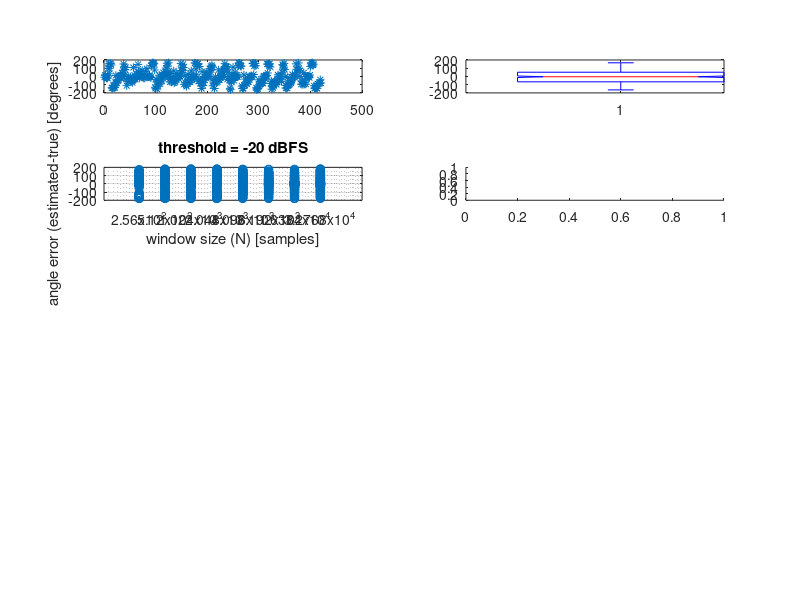

Source code (MATLAB): (Note: this script raises an error after producing the figure.)
%load('points.mat');
load('points_seb_geo_tunning.mat');
%load('points_seb_srp_tunning.mat');
%load('points_jfmp_geo_tunning.mat');
%load('points_jfmp_srp_tunning.mat');

%N = [ 256 512 1024 2048 4096 8192 16384 32768 ];
%position_vec = [ 0 160 -135 -70 ];

%th_min = -30;
%th_step = 5;
%th_max = -10;
%th = th_min:th_step:th_max;

% xx = ones(length(th),1) * N ;
% yy = th' * ones(1, length(N));

% surf(xx, yy, err_mtx)
% surf(xx, yy, xx)

% xlabel('N')
% ylabel('th')
% zlabel('error')

% m = 1;
m = find( th == -20 );
%n = 1;
n = find( N == 16384 ) ;

%err = zeros(13, 420);
%err = cell2mat(ang_cell{m,n}(:)) - cell2mat(true_ang_cell{m,n}(:));

clf

subplot(5,2,1)
plot( ang_cell{m,n},'*');
subplot(5,2,2)
boxplot( ang_cell{m,n}, 'notch', 'on' )


col = @(x)reshape(x,numel(x),1); % function to reshape any matrix to a column vector
row = @(x)reshape(x,1,numel(x)); % function to reshape any matrix to a row vector
cell2col    = @(C)col( cell2mat(row(C)) ); % function to convert cells to a single column vector
cell2row    = @(C)row( cell2mat(row(C)) ); % function to convert cells to a single row vector

cell2counts = @(C)row( cellfun(@(x)sum(~isnan(x)),C) ); % function to count valid points in cells. Returns a row vector.

% functions to get a column[/row] vector with the id of the cells (id's are arbitrary increasing numbers)
cellid2col = @(C)col( cell2mat( arrayfun(@(I)I*ones(numel(C{I}),1),col(1:numel(C)),'uni',0) ) );
cellid2row = @(C)row( cell2mat( arrayfun(@(I)I*ones(numel(C{I}),1),col(1:numel(C)),'uni',0) ) );

plot2=@(C,varargin)plot( cellid2col(C), cell2col(C), varargin{:} );
plot3=@(C,X,varargin)plot( X(cellid2col(C)), cell2col(C), varargin{:} );
boxplot2=@(C,varargin)boxplot( cell2row(C), cellid2row(C) , varargin{:} );
boxplot3=@(C,X,varargin)boxplot( cell2row(C), X(cellid2row(C)) , varargin{:} );


angles      = cell2col(   ang_cell(m,:) );
true_angles = cell2col(   true_ang_cell(m,:) );
counts      = cell2counts(   ang_cell(m,:) );
err = angles - true_angles ;
err = err + 360 * (err <= -180) ;
err = err - 360 * (err > 180) ;
ids         = cellid2col( ang_cell(m,:) );
x = N(ids) ;

subplot(5,2,3)
%plot(x,angles,'o')
plot(x,err,'o')
%plot2( ang_cell(m,:), 'o' )
%plot3( ang_cell(m,:), N, 'o' )
set(gca,'xscale','log')
set(gca,'xtick',N, 'XMinorTick','off')
grid on
xlabel('window size (N) [samples]')
ylabel('angle error (estimated-true) [degrees]')
title(sprintf('threshold = %d dBFS',th(m)))

subplot(5,2,4)
%boxplot( angles, x, 'notch', 'on' )
%boxplot( err, x, 'notch', 'on' )
boxplot( err, x, 'notch', 'on', 'Widths', .8*counts/max(counts)+.0001 )
%boxplot2( ang_cell(m,:), 'notch', 'on' )
%boxplot3( ang_cell(m,:), N, 'notch', 'on' )
grid on
xlabel('window size (N) [samples]')
ylabel('angle error (estimated-true) [degrees]')
title(sprintf('threshold = %d dBFS \n Box widths are proportional to sample size.',th(m)))
set(gca,'ytick',[-180 -90 0 90 180])

subplot(5,2,6)
plot( N, counts/max(counts)*100, '*-' )
grid on
set(gca,'xscale','log')
set(gca,'xtick',N, 'XMinorTick','off','XMinorGrid','off')
set(gca,'xlim',[min(N) max(N)])
xlabel('window size (N) [samples]')
ylabel('phrases detected [%]')
title(sprintf('threshold = %d dBFS',th(m)))


angles      = cell2col(   ang_cell(:,n) );
true_angles = cell2col(   true_ang_cell(:,n) );
counts      = cell2counts(   ang_cell(:,n) );
err = angles - true_angles ;
err = err + 360 * (err <= -180) ;
err = err - 360 * (err > 180) ;
ids         = cellid2col( ang_cell(:,n) );
x = th(ids) ;


% available_angles = unique(true_angles);
% idx_angles_bool = ( true_angles' == available_angles ) ;
% angles_by_pos = {} ;
% N_by_pos = {} ;
% ids_by_pos = {} ;
% for n = 1:size(idx_angles_bool,1)
%     idx = find( idx_angles_bool(n,:) );
%     angles_by_pos(n) = angles(idx) ;
%     ids_by_pos(n) = ids(idx) ;
% end
 
subplot(5,2,7)
%plot(x,angles,'o')
plot(x,err,'o')
%plot2( ang_cell(:,n), 'o' )
%plot3( true_ang_cell(:,n), th, 'o' )
grid on
xlabel('threshold [dBFS]')
ylabel('angle error (estimated-true) [degrees]')
title(sprintf('window size = %d samples',N(n)))

subplot(5,2,8)
%boxplot( angles, x, 'notch', 'on' )
%boxplot( err, x, 'notch', 'on' )
boxplot( err, x, 'notch', 'on', 'Widths', .8*counts/max(counts)+.0001 )
%boxplot2( ang_cell(:,n), 'notch', 'on' )
%boxplot3( true_ang_cell(:,n), th, 'notch', 'on' )
grid on
xlabel('threshold [dBFS]')
ylabel('angle error (estimated-true) [degrees]')
title(sprintf('window size = %d samples \n Box widths are proportional to sample size.',N(n)))
set(gca,'ytick',[-180 -90 0 90 180])

subplot(5,2,10)
plot(th,counts/max(counts)*100,'*-')
grid on
xlabel('threshold [dBFS]')
ylabel('phrases detected [%]')
title(sprintf('window size = %d samples',N(n)))

